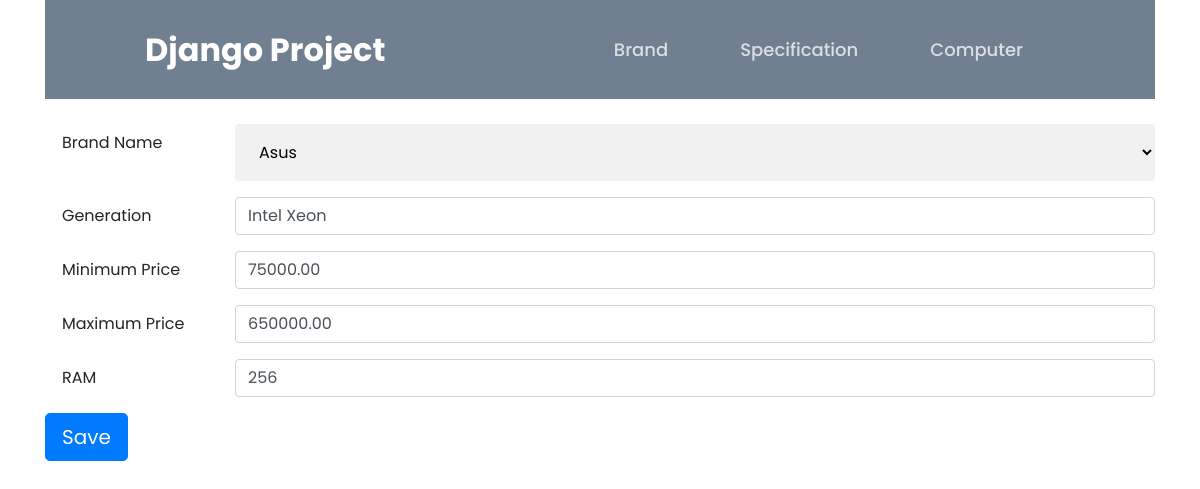
The app's page /update_specification/19/ with its own data.
### computer/models.py (models this page shows, shortened)
class ComputerBrand(models.Model):
    brand_name = models.CharField(max_length=50)
    logo = models.FileField(validators=[validate_file_size, validate_file_type],upload_to="Brand")

class ComputerSpecification(models.Model):
    generation = models.CharField(max_length=20)
    price_min = models.DecimalField(max_digits=9, decimal_places= 2)
    price_max = models.DecimalField(max_digits=11, decimal_places= 2)
    ram = models.IntegerField()
    brand = models.ForeignKey(ComputerBrand, on_delete=models.CASCADE)

### computer/views.py (the view, shortened to what this page needs)
# urls.py: path('update_specification/<int:id>/',views.update_specification, name='update_specification'),
def update_specification(request, id):
    temp = ComputerBrand.objects.all()
    specifications = []
    for specification in temp:
        specifications.append({"id": specification.id, "brand_name": specification.brand_name,})
    try:
        current_specification = ComputerSpecification.objects.get(pk=id)
    except ComputerSpecification.DoesNotExist:
        raise Http404("The model does not exist")
    return render(request, 'update_specification.html',{'current_specification': current_specification, 'specifications': specifications})

### templates/update_specification.html (shortened to what this page needs)
{% extends 'base.html' %} {% block title %}Update Specification{% endblock %} {%
load static %} {% block content %}
<form
  method="post"
  action="{% url 'computer:update_specification' current_specification.id %}"
  enctype="multipart/form-data"
>
  <div class="form-group row">
    <label
      for="brand_name"
      class="col-sm-2 col-form-label"
      style="padding-left: 2rem"
      >Brand Name</label
    >
    <div class="col-sm-10">
      <select name="specificationId" id="brand_name">
        {% for specification in specifications %}
        <option value="{{specification.id}}">
          {{ specification.brand_name }}
        </option>
        {% endfor %}
      </select>
    </div>
  </div>
  <div class="form-group row">
    <label
      for="generation"
      class="col-sm-2 col-form-label"
      style="padding-left: 2rem"
      >Generation</label
    >
    <div class="col-sm-10">
      <input
        type="text"
        class="form-control"
        id="generation"
        name="generation"
        value="{{current_specification.generation}}"
        required
      />
    </div>
  </div>
  <div class="form-group row">
    <label
      for="min_price"
      class="col-sm-2 col-form-label"
      style="padding-left: 2rem"
      >Minimum Price</label
    >
    <div class="col-sm-10">
      <input
        type="number"
        class="form-control"
        id="min_price"
        name="min_price"
        value="{{current_specification.price_min}}"
        required
      />
    </div>
  </div>
  <div class="form-group row">
    <label
      for="max_price"
      class="col-sm-2 col-form-label"
      style="padding-left: 2rem"
      >Maximum Price</label
    >
    <div class="col-sm-10">
      <input
        type="number"
        class="form-control"
        id="max_price"
        name="max_price"
        value="{{current_specification.price_max}}"
        required
      />
    </div>
  </div>
  <div class="form-group row">
    <label for="ram" class="col-sm-2 col-form-label" style="padding-left: 2rem"
      >RAM</label
    >
    <div class="col-sm-10">
      <input
        type="number"
        class="form-control"
        id="ram"
        name="ram"
        value="{{current_specification.ram}}"
        required
      />
    </div>
  </div>
  <div class="form-group row">
    <div class="col-sm-10">
      <button type="submit" class="btn btn-primary btn-lg">Save</button>
    </div>
  </div>
</form>
{% endblock %}

### static/css/index.css (style rules this page uses)
* { margin: 0; padding: 0; box-sizing: border-box; font-family: "Poppins", sans-serif; }
body { min-height: 100vh; }
select { width: 100%; padding: 16px 20px; border: none; border-radius: 4px; background-color: #f1f1f1; }

### records on screen
ComputerBrand: specificationId "Asus"
ComputerSpecification: generation "Intel Xeon", min_price "75000.00", max_price "650000.00", ram "256"
